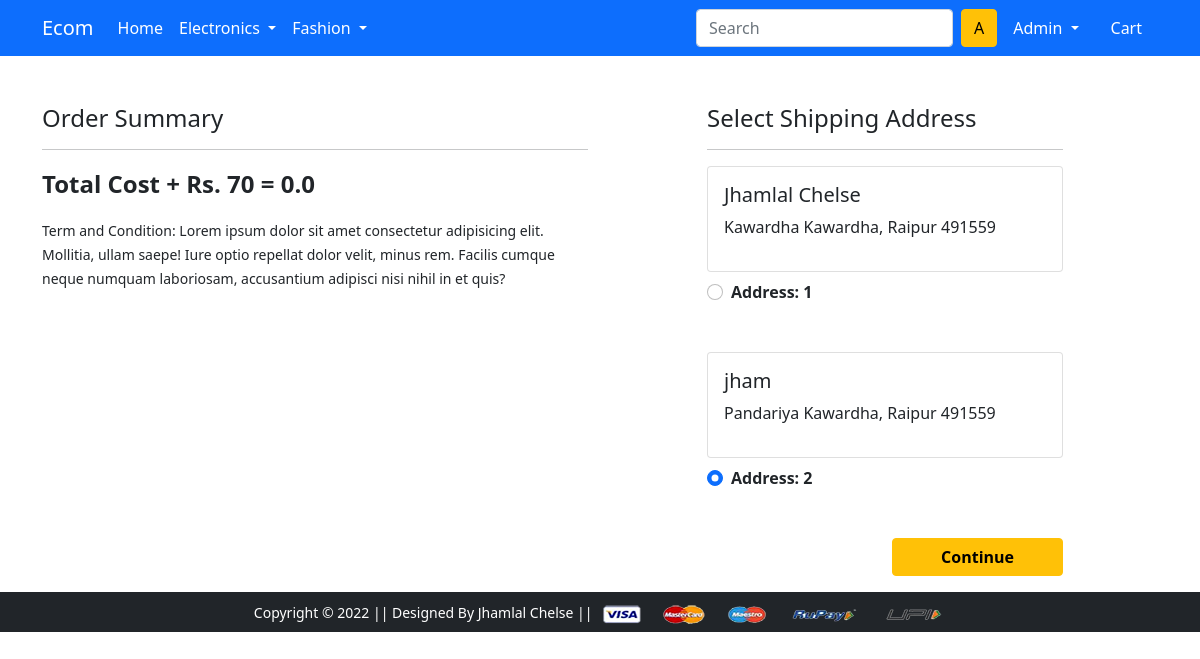
Screenshot of /checkout/ (signed in) with the database file from the repository.
### app/models.py (models this page shows, shortened)
class Customer(models.Model):
    user=models.ForeignKey(User,on_delete=models.CASCADE)
    name=models.CharField(max_length=120)
    locality=models.CharField(max_length=120)
    city=models.CharField(max_length=120)
    state=models.CharField(choices=STATE_CHOICE,max_length=120)
    zipcode=models.IntegerField()

### app/views.py (the view)
# urls.py: path('checkout/', views.checkout, name='checkout'),
@login_required(login_url='../account/login')
def checkout(request):
    user = request.user
    add = Customer.objects.filter(user=user)
    cart_item= Cart.objects.filter(user=user)
    amount=0.0
    shipping_amount=70.0
    total_amount = 0.0
    cart_product = [p for p in Cart.objects.all() if p.user==request.user]
    if cart_product:
        for cp in cart_product:
            amount += cp.product.discount_price*cp.quantity
        total_amount = amount + shipping_amount
    return render(request, 'app/checkout.html',{'add':add,'total_amount':total_amount,'cart_product':cart_product})

### app/templates/app/checkout.html (shortened to what this page needs)
{% extends 'app/base.html' %}
{% load static %}
{% block main-content %}
<div class="container">
 <div class="row mt-5">
  <div class="col-sm-6">
    <h4>Order Summary</h4>
    <hr>
      <p class="fw-bold fs-4">Total Cost + Rs. 70 = {{total_amount }}</p>
    <small>Term and Condition: Lorem ipsum dolor sit amet consectetur adipisicing elit. Mollitia, ullam saepe! Iure optio repellat dolor velit, minus rem. Facilis cumque neque numquam laboriosam, accusantium adipisci nisi nihil in et quis?</small>
  </div>
  <div class="col-sm-4 offset-sm-1">
    <h4>Select Shipping Address</h4>
    <hr>
    <form action="/paymentdone">
    {% for add in add %}
      <div class="card">
        <div class="card-body">
        <h5>{{add.name}}</h5>
        <p>{{add.locality}} {{add.city}}, {{add.state}} {{add.zipcode}}</p>
        </div>
      </div>
        <div class="form-check mt-2 mb-5">
          <input class="form-check-input" type="radio" value="{{add.id}}" id="add{{forloop.counter}}" name="custid" checked="checked">
          <label class="form-check-label fw-bold" for="add{{forloop.counter}}">
            Address: {{forloop.counter}} </label>
        </div>
      {% endfor %}
        <div class="text-end">
          <button type="submit" class="btn btn-warning mb-3 px-5 fw-bold">Continue</button>
        </div>
      </form>
    </div>
  </div>
</div>
{% endblock main-content %}

### app/templates/app/base.html (shortened to what this page needs)
<!doctype html>
{% load static %}
<html lang="en">
  <head>
    <link href="https://cdn.jsdelivr.net/npm/bootstrap@5.0.0-beta1/dist/css/bootstrap.min.css" rel="stylesheet">
    <link rel="stylesheet" href="{% static 'app/css/owl.carousel.min.css' %}">
    <link rel="stylesheet" href="{% static 'app/css/all.min.css' %}">
    <link rel="stylesheet" href="{% static 'app/css/style.css' %}">
  </head>
  <body>
    <nav class="navbar navbar-expand-lg navbar-dark bg-primary">
     <div class="container">
       <a class="navbar-brand" href="/">Ecom</a>
       <div class="collapse navbar-collapse" id="navbarSupportedContent">
         <ul class="navbar-nav me-auto mb-2 mb-lg-0">
           <li class="nav-item">
             <a class="nav-link active" aria-current="page" href="/">Home</a>
           </li>
           <li class="nav-item dropdown">
             <a class="nav-link dropdown-toggle text-white" href="#" id="electronicsDropdown" role="button" data-bs-toggle="dropdown" aria-expanded="false">
               Electronics
             </a>
           </li>
           <li class="nav-item dropdown">
             <a class="nav-link dropdown-toggle text-white" href="#" id="fashionDropdown" role="button" data-bs-toggle="dropdown" aria-expanded="false">
               Fashion
             </a>
           </li>
         </ul>
         <form class="d-flex">
           <input class="form-control me-2" type="search" placeholder="Search" aria-label="Search">
           {% if request.user.is_authenticated %}
           <button class="btn btn-warning" type="submit">{{request.user.username | make_list | first | capfirst }}</button>
           {% endif %}
         </form>
         <div>
          <ul class="navbar-nav me-auto mb-2 mb-lg-0">
            {% if request.user.is_authenticated %}
           <li class="nav-item dropdown mx-2">
              <a class="nav-link dropdown-toggle text-white" href="#" id="profileDropdown" role="button" data-bs-toggle="dropdown" aria-expanded="false">
                {{request.user.username | capfirst}}
              </a>
            </li>
            <li class="nav-item mx-2">
             <a href="{% url 'show-cart' %}" class="nav-link text-white"> Cart </a>
            </li>
            {% endif %}
          </ul>
         </div>
       </div>
     </div>
    </nav>
    {% block main-content %} {% endblock main-content %}
    <footer class="container-fluid bg-dark text-center p-2 ">
        <small class="text-white">Copyright &copy; 2022 || Designed By Jhamlal Chelse || </small>
        <img src="{% static 'app/images/payment.png' %}" alt="" srcset="" class="img-fluid" height="2px">
    </footer>
  </body>
</html>

### rows the page displays
Customer: name "Jhamlal Chelse", locality "Kawardha", city "Kawardha", state "Raipur", zipcode "491559"
Customer: name "jham", locality "Pandariya", city "Kawardha", state "Raipur", zipcode "491559"

### other values shown
{{ request.user.username | make_list | first | capfirst }} "A"
{{ request.user.username | capfirst }} "Admin"
{{ total_amount }} "0.0"
